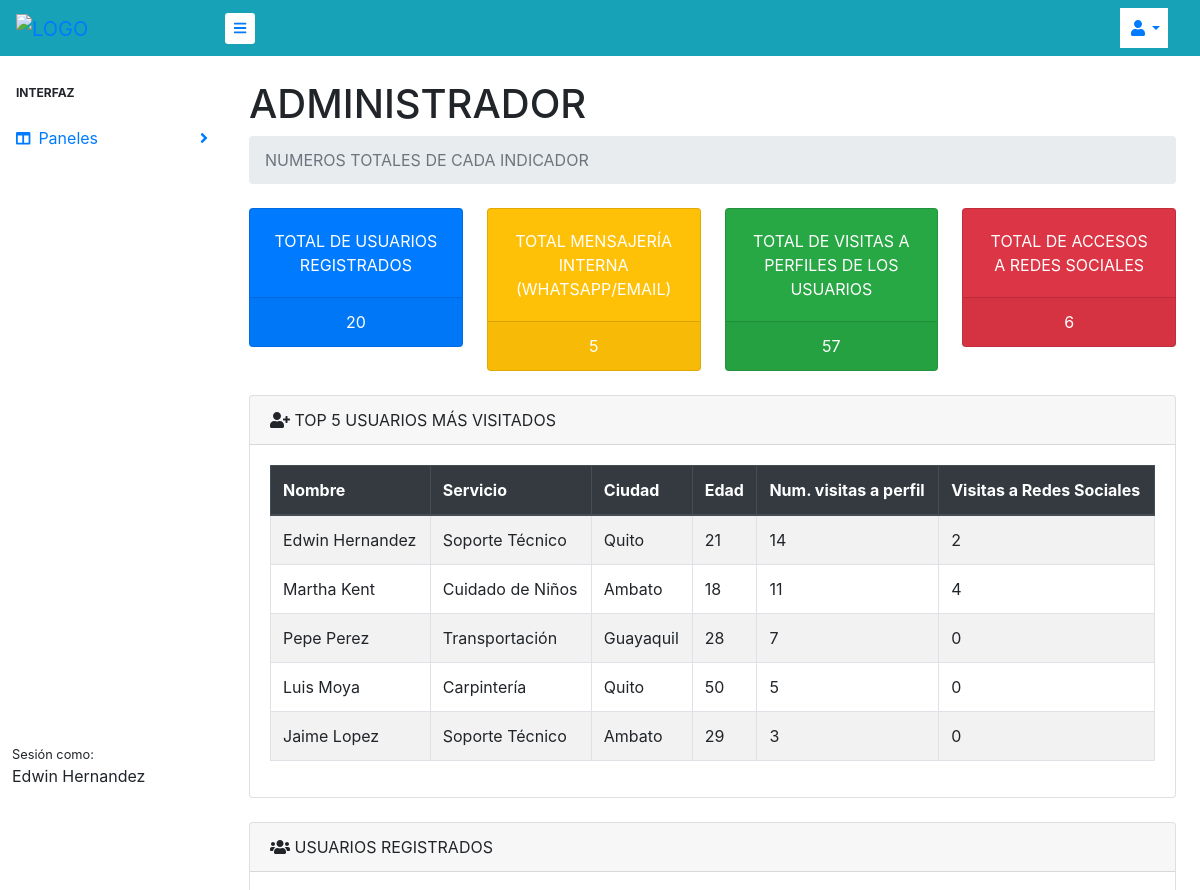
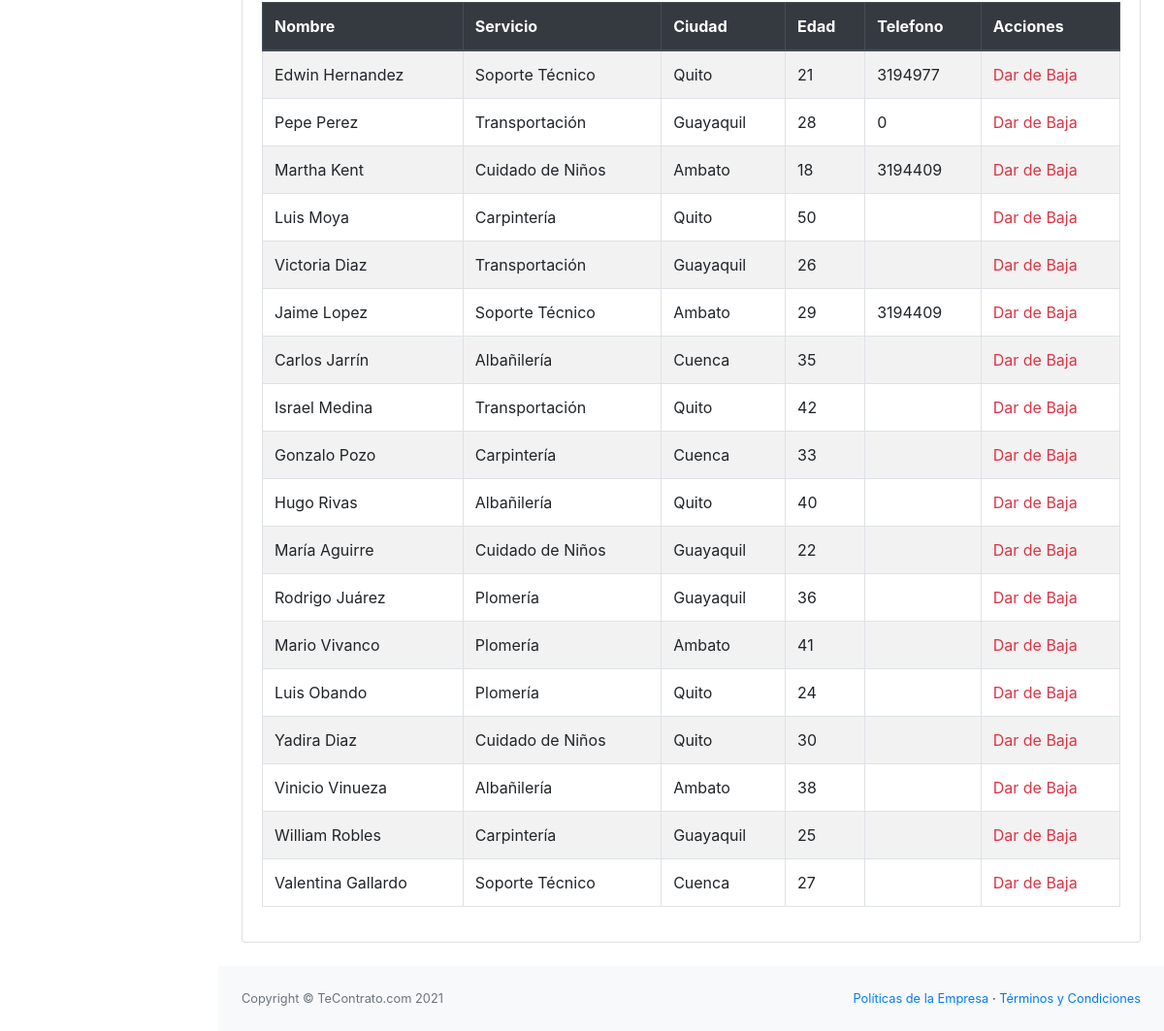
The page /dashboard.php (signed in) on the database its author committed (2 pictures, top to bottom).
### tables this page shows
CREATE TABLE `usuario` (
  `ID_PERSONA` int(5) NOT NULL,
  `ID_TIPO` int(2) NOT NULL,
  `ID_SERVICIOS` int(5) NOT NULL,
  `ID_LUGAR` int(5) NOT NULL,
  `NOMBRE` varchar(40) NOT NULL,
  `EDAD` int(2) NOT NULL,
  `CORREO` varchar(30) NOT NULL,
  `PSWD` varchar(20) NOT NULL,
  `DESCRIPCION` text DEFAULT NULL,
  `TELEFONO` int(10) DEFAULT NULL,
  `CELULAR` bigint(15) DEFAULT NULL,
  `AN_EXPERIENCIA` int(2) DEFAULT NULL,
  `FOTO` text DEFAULT NULL,
  `FACEBOOK` varchar(60) DEFAULT NULL,
  `INSTAGRAM` varchar(60) DEFAULT NULL,
  `NUM_VISITAS` int(5) DEFAULT 0,
  `NUM_REDES` int(5) NOT NULL DEFAULT 0,
  `NUM_SMS` int(5) NOT NULL DEFAULT 0,
  `NUM_COR` int(5) NOT NULL DEFAULT 0,
  `ESTATUS` int(11) NOT NULL DEFAULT 1
);

CREATE TABLE `servicios` (
  `ID_SERVICIOS` int(5) NOT NULL,
  `NOMBRE_SERVICIO` varchar(40) NOT NULL
);

CREATE TABLE `lugar` (
  `ID_LUGAR` int(5) NOT NULL,
  `nombre_lugar` varchar(40) NOT NULL
);

### dashboard.php (the view, shortened to what this page needs)
<?php
include ('conexion.php');
?>
<!DOCTYPE html>
<html lang="es">
<head>
    <link href="css/dashboard.css" rel="stylesheet" />
</head>
<body class="sb-nav-fixed">
    <nav class="sb-topnav navbar navbar-expand bg-info">
        <a class="navbar-brand text-uppercase" href=""><img src="assets/img/imagenes/logo.png" alt="LOGO" style="width: 90%"></a>
        <button class="btn btn-link btn-sm order-1 order-lg-0 bg-white" id="sidebarToggle" href="#"><i
                class="fas fa-bars"></i></button>
        <ul class="navbar-nav ml-auto bg-white mr-3">
            <li class="nav-item dropdown">
                <a class="nav-link dropdown-toggle" id="userDropdown" href="#" role="button" data-toggle="dropdown"
                    aria-haspopup="true" aria-expanded="false"><i class="fas fa-user fa-fw"></i></a>
            </li>
        </ul>
    </nav>
    <div id="layoutSidenav">
        <div id="layoutSidenav_nav">
            <nav class="sb-sidenav bg-white" id="sidenavAccordion">
                <div class="sb-sidenav-menu">
                    <div class="nav">
                        <div class="sb-sidenav-menu-heading">Interfaz</div>
                        <a class="nav-link collapsed" href="#" data-toggle="collapse" data-target="#collapseLayouts"
                            aria-expanded="false" aria-controls="collapseLayouts">
                            <div class="sb-nav-link-icon"><i class="fas fa-columns"></i></div>
                            Paneles
                            <div class="sb-sidenav-collapse-arrow"><i class="fas fa-angle-down"></i></div>
                        </a>
                    </div>
                </div>
                <div class="sb-sidenav-footer">
                    <div class="small">Sesión como:</div>
                    <?php echo $_SESSION['NOMBRE'] ?>
                </div>
            </nav>
        </div>
        <div id="layoutSidenav_content">
            <main>
                <div class="container-fluid ">
                    <h1 class="mt-4">ADMINISTRADOR</h1>
                    <ol class="breadcrumb mb-4">
                        <li class="breadcrumb-item active text-uppercase">Numeros totales de cada indicador</li>
                    </ol>
                    <div class="row">
                        <div class="col-sm-6 col-md-3">
                            <div class="card bg-primary text-white mb-4">
                                <div class="card-body text-uppercase text-center">TOTAl de usuarios Registrados</div>
                                <div class="card-footer text-center">
                                <?php
                                    $query_numero = mysqli_query($conexion,"SELECT count(ID_PERSONA) FROM usuario");
                                    $numero = mysqli_fetch_array($query_numero);
                                    ?>
                                    <?php echo $numero[0] ?>
                                </div>
                            </div>
                        </div>
                        <div class="col-sm-6 col-md-3">
                            <div class="card bg-warning text-white mb-4">
                                <div class="card-body text-uppercase text-center">TOTal Mensajería interna (WhatsApp/Email)</div>
                                <div class="card-footer text-center">
                                <?php
                                    $query_numero2 = mysqli_query($conexion,"SELECT SUM(NUM_SMS) FROM usuario");
                                    $numero2 = mysqli_fetch_array($query_numero2);
                                    $query_numero22 = mysqli_query($conexion,"SELECT SUM(NUM_COR) FROM usuario");
                                    $numero22 = mysqli_fetch_array($query_numero22);
                                    $totalsms = $numero2[0]+$numero22[0];
                                ?>
                                <?php echo $totalsms ?>
                                </div>
                            </div>
                        </div>
                        <div class="col-sm-6 col-md-3">
                            <div class="card bg-success text-white mb-4">
                                <div class="card-body text-uppercase text-center">total de visitas a perfiles de los usuarios</div>
                                <div class="card-footer text-center">
                                <?php
                                    $query_numero3 = mysqli_query($conexion,"SELECT SUM(NUM_VISITAS) FROM usuario");
                                    $numero3 = mysqli_fetch_array($query_numero3);
                                    ?>
                                    <?php echo $numero3[0] ?>
                                </div>
                            </div>
                        </div>
                        <div class="col-sm-6 col-md-3">
                            <div class="card bg-danger text-white mb-4">
                                <div class="card-body text-uppercase text-center">Total de Accesos a redes sociales</div>
                                <div class="card-footer text-center">
                                <?php
                                    $query_numero4 = mysqli_query($conexion,"SELECT SUM(NUM_REDES) FROM usuario");
                                    $numero4 = mysqli_fetch_array($query_numero4);
                                    ?>
                                    <?php echo $numero4[0] ?>
                                </div>
                            </div>
                        </div>
                    </div>
                    <div class="card mb-4">
                        <div class="card-header">
                            <i class="fas fa-user-plus"></i>
                             TOP 5 USUARIOS MÁS VISITADOS
                        </div>
                        <div class="card-body">
                            <div class="table-responsive table-striped">
                                <table class="table table-bordered" id="dataTable" width="100%" cellspacing="0">
                                    <thead class="thead-dark">
                                        <tr>
                                            <th>Nombre</th>
                                            <th>Servicio</th>
                                            <th>Ciudad</th>
                                            <th>Edad</th>
                                            <th>Num. visitas a perfil</th>
                                            <th>Visitas a Redes Sociales</th>
                                        </tr>
                                    </thead>
                                    <tbody>
                                    <?php
                                    $query2 = "SELECT NOMBRE,s.NOMBRE_SERVICIO,l.nombre_lugar, EDAD, ID_PERSONA, NUM_VISITAS,NUM_REDES FROM `usuario`, servicios s, lugar l WHERE usuario.ID_SERVICIOS = s.ID_SERVICIOS AND usuario.ID_LUGAR = l.ID_LUGAR
                                     and usuario.NOMBRE != 'ADMINISTRADOR DEL SISTEMA'and ESTATUS = 1 ORDER BY NUM_VISITAS DESC, NUM_REDES DESC LIMIT 5";
                                    $masVisitados = mysqli_query($conexion,$query2);
                                    $result2 = mysqli_num_rows($masVisitados);
                                    if($result2 >0){
                                        while($data2 = mysqli_fetch_array($masVisitados)){
                                            ?>
                                            <tr>
                                            <td><?php echo $data2[0] ?></td>
                                            <td><?php echo $data2[1] ?></td>
                                            <td><?php echo $data2[2] ?></td>
                                            <td><?php echo $data2[3] ?></td>
                                            <td><?php echo $data2[5] ?></td>
                                            <td><?php echo $data2[6] ?></td>
                                        </tr>
                                    <?php
                                        }
                                    }
                                    ?>
                                    </tbody>
                                </table>
                            </div>
                        </div>
                    </div>
                    <div class="card mb-4">
                        <div class="card-header">
                            <i class="fas fa-users"></i>
                            USUARIOS REGISTRADOS
                        </div>
                        <div class="card-body">
                            <div class="table-responsive table-striped">
                                <table class="table table-bordered" id="dataTable" width="100%" cellspacing="0">
                                    <thead class="thead-dark">
                                    <tr>
                                            <th>Nombre</th>
                                            <th>Servicio</th>
                                            <th>Ciudad</th>
                                            <th>Edad</th>
                                            <th>Telefono</th>
                                            <th>Acciones</th>
                                        </tr>
                                    </thead>
                                    <tbody>
                                    <?php
                                    $query = "SELECT NOMBRE,s.NOMBRE_SERVICIO,l.nombre_lugar, EDAD,TELEFONO, ID_PERSONA FROM `usuario`, servicios s, lugar l WHERE usuario.ID_SERVICIOS = s.ID_SERVICIOS AND usuario.ID_LUGAR = l.ID_LUGAR
                                     and usuario.NOMBRE != 'ADMINISTRADOR DEL SISTEMA'and ESTATUS = 1";
                                    $llenarUsuarios = mysqli_query($conexion,$query);
                                    $result = mysqli_num_rows($llenarUsuarios);
                                    if($result >0){
                                        while($data = mysqli_fetch_array($llenarUsuarios)){
                                            ?>
                                            <tr>
                                            <td><?php echo $data[0] ?></td>
                                            <td><?php echo $data[1] ?></td>
                                            <td><?php echo $data[2] ?></td>
                                            <td><?php echo $data[3] ?></td>
                                            <td><?php echo $data[4] ?></td>
                                            <td>
                                            <a  class="link_delete" href="confirmacion.php?id=<?php echo $data[5];?>">Dar de Baja</a>
                                            </td>
                                        </tr>
                                    <?php
                                        }
                                    }
                                    ?>
                                    </tbody>
                                </table>
                            </div>
                        </div>
                    </div>
                </div>
            </main>
            <footer class="py-4 bg-light mt-auto">
                <div class="container-fluid">
                    <div class="d-flex align-items-center justify-content-between small">
                        <div class="text-muted">Copyright &copy; TeContrato.com 2021 </div>
                        <div>
                            <a href="#">Políticas de la Empresa</a>
                            &middot;
                            <a href="#">Términos y Condiciones</a>
                        </div>
                    </div>
                </div>
            </footer>
        </div>
    </div>
</body>
</html>

### rows shown on the page
usuario: NOMBRE "Edwin Hernandez", ID_SERVICIOS.NOMBRE_SERVICIO "Soporte Técnico", ID_LUGAR.nombre_lugar "Quito", EDAD "21", NUM_VISITAS "14", NUM_REDES "2", TELEFONO "3194977"
usuario: NOMBRE "Martha Kent", ID_SERVICIOS.NOMBRE_SERVICIO "Cuidado de Niños", ID_LUGAR.nombre_lugar "Ambato", EDAD "18", NUM_VISITAS "11", NUM_REDES "4", TELEFONO "3194409"
usuario: NOMBRE "Pepe Perez", ID_SERVICIOS.NOMBRE_SERVICIO "Transportación", ID_LUGAR.nombre_lugar "Guayaquil", EDAD "28", NUM_VISITAS "7", NUM_REDES "0", TELEFONO "0"
usuario: NOMBRE "Luis Moya", ID_SERVICIOS.NOMBRE_SERVICIO "Carpintería", ID_LUGAR.nombre_lugar "Quito", EDAD "50", NUM_VISITAS "5", NUM_REDES "0"
usuario: NOMBRE "Jaime Lopez", ID_SERVICIOS.NOMBRE_SERVICIO "Soporte Técnico", ID_LUGAR.nombre_lugar "Ambato", EDAD "29", NUM_VISITAS "3", NUM_REDES "0", TELEFONO "3194409"
usuario: NOMBRE "Victoria Diaz", ID_SERVICIOS.NOMBRE_SERVICIO "Transportación", ID_LUGAR.nombre_lugar "Guayaquil", EDAD "26"
usuario: NOMBRE "Carlos Jarrín", ID_SERVICIOS.NOMBRE_SERVICIO "Albañilería", ID_LUGAR.nombre_lugar "Cuenca", EDAD "35"
usuario: NOMBRE "Israel Medina", ID_SERVICIOS.NOMBRE_SERVICIO "Transportación", ID_LUGAR.nombre_lugar "Quito", EDAD "42"
usuario: NOMBRE "Gonzalo Pozo", ID_SERVICIOS.NOMBRE_SERVICIO "Carpintería", ID_LUGAR.nombre_lugar "Cuenca", EDAD "33"
usuario: NOMBRE "Hugo Rivas", ID_SERVICIOS.NOMBRE_SERVICIO "Albañilería", ID_LUGAR.nombre_lugar "Quito", EDAD "40"
usuario: NOMBRE "María Aguirre", ID_SERVICIOS.NOMBRE_SERVICIO "Cuidado de Niños", ID_LUGAR.nombre_lugar "Guayaquil", EDAD "22"
usuario: NOMBRE "Rodrigo Juárez", ID_SERVICIOS.NOMBRE_SERVICIO "Plomería", ID_LUGAR.nombre_lugar "Guayaquil", EDAD "36"
usuario: NOMBRE "Mario Vivanco", ID_SERVICIOS.NOMBRE_SERVICIO "Plomería", ID_LUGAR.nombre_lugar "Ambato", EDAD "41"
usuario: NOMBRE "Luis Obando", ID_SERVICIOS.NOMBRE_SERVICIO "Plomería", ID_LUGAR.nombre_lugar "Quito", EDAD "24"
usuario: NOMBRE "Yadira Diaz", ID_SERVICIOS.NOMBRE_SERVICIO "Cuidado de Niños", ID_LUGAR.nombre_lugar "Quito", EDAD "30"
usuario: NOMBRE "Vinicio Vinueza", ID_SERVICIOS.NOMBRE_SERVICIO "Albañilería", ID_LUGAR.nombre_lugar "Ambato", EDAD "38"
usuario: NOMBRE "William Robles", ID_SERVICIOS.NOMBRE_SERVICIO "Carpintería", ID_LUGAR.nombre_lugar "Guayaquil", EDAD "25"
usuario: NOMBRE "Valentina Gallardo", ID_SERVICIOS.NOMBRE_SERVICIO "Soporte Técnico", ID_LUGAR.nombre_lugar "Cuenca", EDAD "27"

### other values the page prints
$_SESSION['NOMBRE'] "Edwin Hernandez"
$numero[0] "20"
$totalsms "5"
$numero3[0] "57"
$numero4[0] "6"
